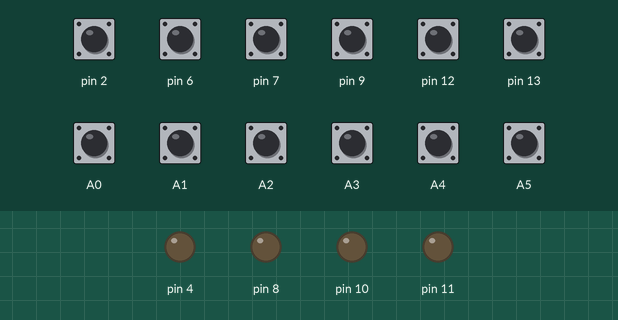
A sketch run on a simulated Arduino Uno, built with avr-gcc and run on an emulated ATmega328P. Parts: output pins drawn as LEDs (lit = HIGH). The test bench sets the inputs (shaded band); at power-on: A0–5, pin 2, pin 6, pin 7, pin 9, pin 12, pin 13 HIGH.

Above: at 1.2 s.
1.3 s: pin 2 pulled LOW for 0.15 s
At 1.9 s:
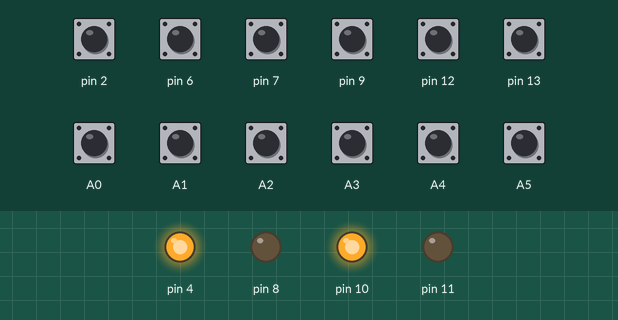
3.7 s: pin 6 pulled LOW for 0.15 s
At 4.4 s:
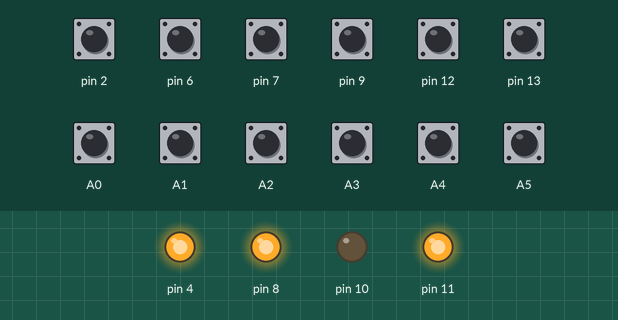
6.1 s: pin 7 pulled LOW for 0.15 s
At 6.8 s:
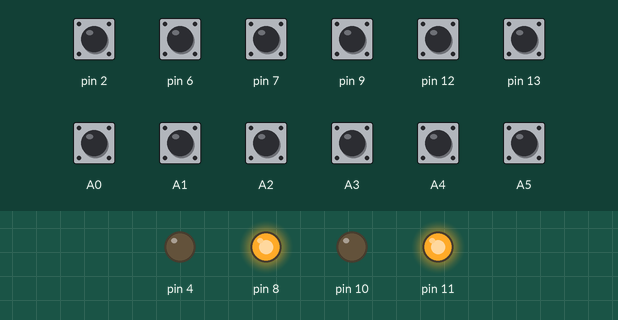
8.5 s: pin 9 pulled LOW for 0.15 s
At 9.2 s:
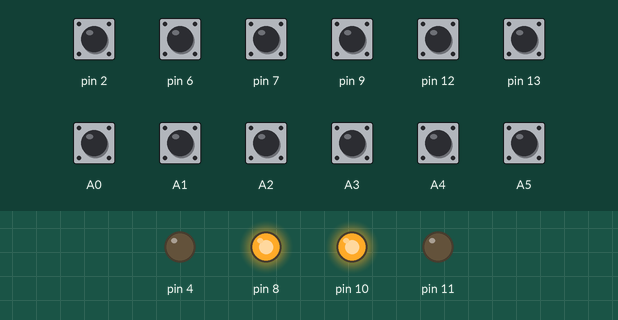
10.9 s: pin 13 pulled LOW for 0.15 s
At 11.6 s:
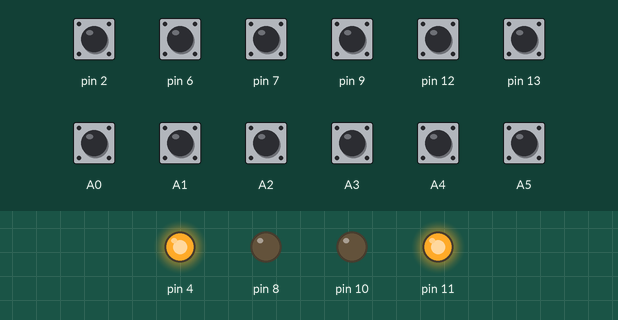
13.3 s: A1 pulled LOW for 0.15 s
At 14.0 s:
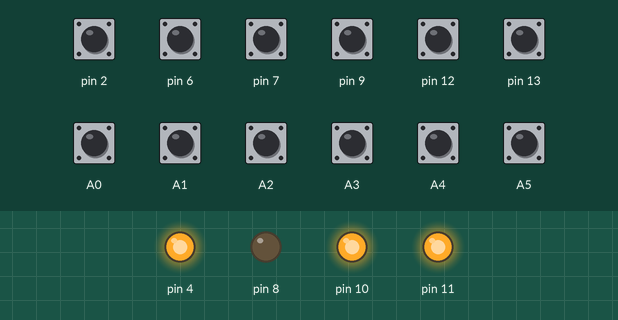
Timing chart, 0 to 16.3 s (numbered marks = the images above; inputs shaded):
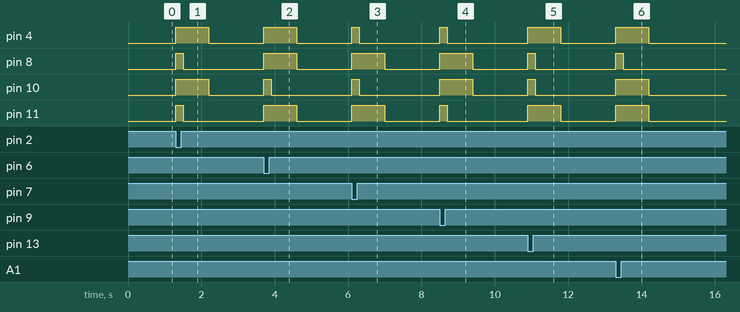

The sketch:

apparatus.ino
```cpp
int reg = 0;
int state = 0;

int REG[16] = {1, 11, 14, 7, 8, 3, 15, 9, 12, 2, 13, 10, 5, 4, 0, 6};

void setup() {
  pinMode(4, OUTPUT);
  pinMode(8, OUTPUT);
  pinMode(10, OUTPUT);
  pinMode(11, OUTPUT);
  pinMode(2, INPUT_PULLUP);
  pinMode(6, INPUT_PULLUP);
  pinMode(7, INPUT_PULLUP);
  pinMode(9, INPUT_PULLUP);
  pinMode(12, INPUT_PULLUP);
  pinMode(13, INPUT_PULLUP);
  pinMode(A0, INPUT_PULLUP);
  pinMode(A1, INPUT_PULLUP);
  pinMode(A2, INPUT_PULLUP);
  pinMode(A3, INPUT_PULLUP);
  pinMode(A4, INPUT_PULLUP);
  pinMode(A5, INPUT_PULLUP);
}

void loop() {
  int new_state = ((!digitalRead(2)) << 11) |
                  ((!digitalRead(6)) << 10) |
                  ((!digitalRead(7)) << 9) |
                  ((!digitalRead(9)) << 8) |
                  ((!digitalRead(12)) << 7) |
                  ((!digitalRead(13)) << 6) |
                  ((!digitalRead(A0)) << 5) |
                  ((!digitalRead(A1)) << 4) |
                  ((!digitalRead(A2)) << 3) |
                  ((!digitalRead(A3)) << 2) |
                  ((!digitalRead(A4)) << 1) |
                  ((!digitalRead(A5)));

  if (new_state != state) {
    int p2 = -1;
    for (int p = 0; p < 12; ++p) {
      if ((new_state >> p) == 1) {
        p2 = p;
      }
    }
    if (new_state && p2 != -1) {
      reg ^= REG[p2];
      digitalWrite(8, 1);
      digitalWrite(4, 1);
      digitalWrite(11, 1);
      digitalWrite(10, 1);
      delay(200);
      digitalWrite(8, reg & 1);
      digitalWrite(4, reg & 2);
      digitalWrite(11, reg & 4);
      digitalWrite(10, reg & 8);
      delay(500);
    } else {
      digitalWrite(8, 0);
      digitalWrite(4, 0);
      digitalWrite(11, 0);
      digitalWrite(10, 0);
    }
    state = new_state;
    delay(200);
  }
}
```

Measured:
- after the input at 1.3 s, pin 4, pin 10: LOW → HIGH at once, → LOW 0.90 s later; pin 8, pin 11: LOW → HIGH at once, → LOW 0.20 s later
- after the input at 3.7 s, pin 4, pin 8, pin 11: LOW → HIGH at once, → LOW 0.90 s later; pin 10: LOW → HIGH at once, → LOW 0.20 s later
- after the input at 6.1 s, pin 4, pin 10: LOW → HIGH at once, → LOW 0.20 s later; pin 8, pin 11: LOW → HIGH at once, → LOW 0.90 s later
- after the input at 8.5 s, pin 4, pin 11: LOW → HIGH at once, → LOW 0.20 s later; pin 8, pin 10: LOW → HIGH at once, → LOW 0.90 s later
- after the input at 10.9 s, pin 4, pin 11: LOW → HIGH at once, → LOW 0.90 s later; pin 8, pin 10: LOW → HIGH at once, → LOW 0.20 s later
- after the input at 13.3 s, pin 4, pin 10, pin 11: LOW → HIGH at once, → LOW 0.90 s later; pin 8: LOW → HIGH at once, → LOW 0.20 s later
